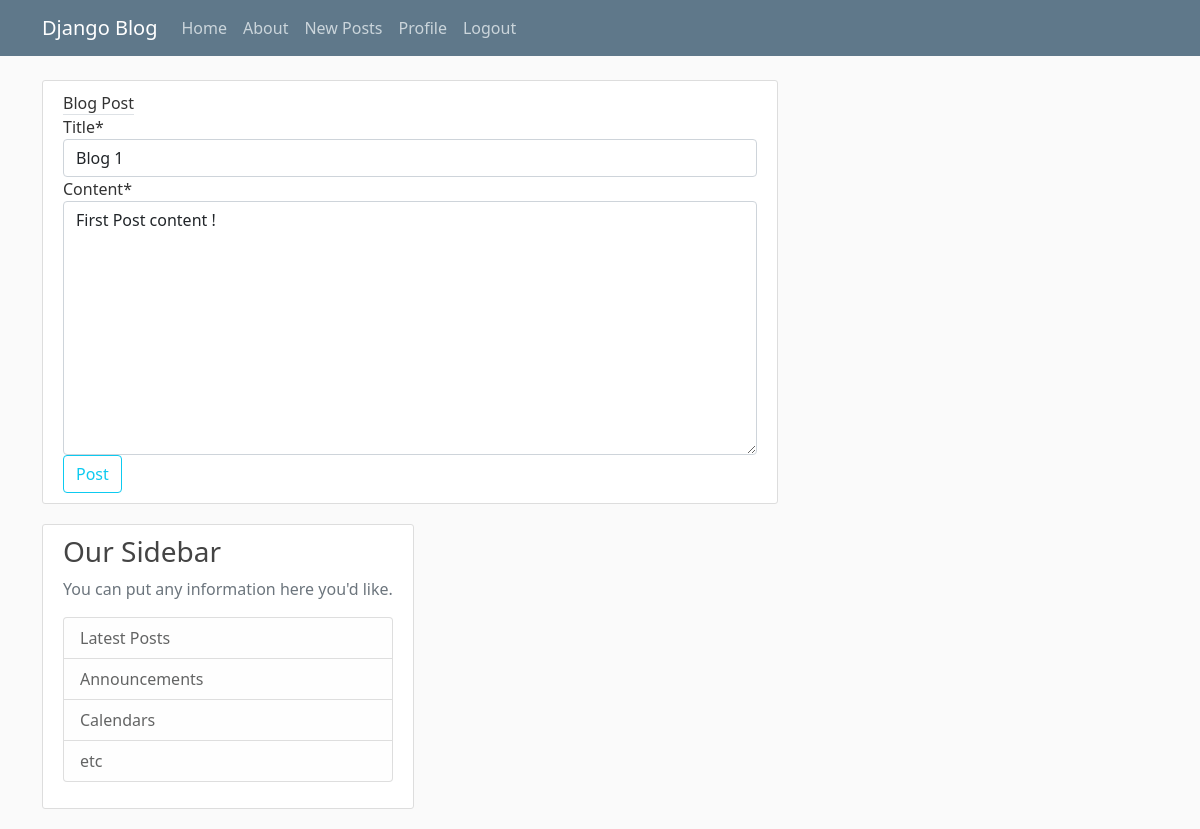
Before: /post/1/update/ (signed in) with the older database file.
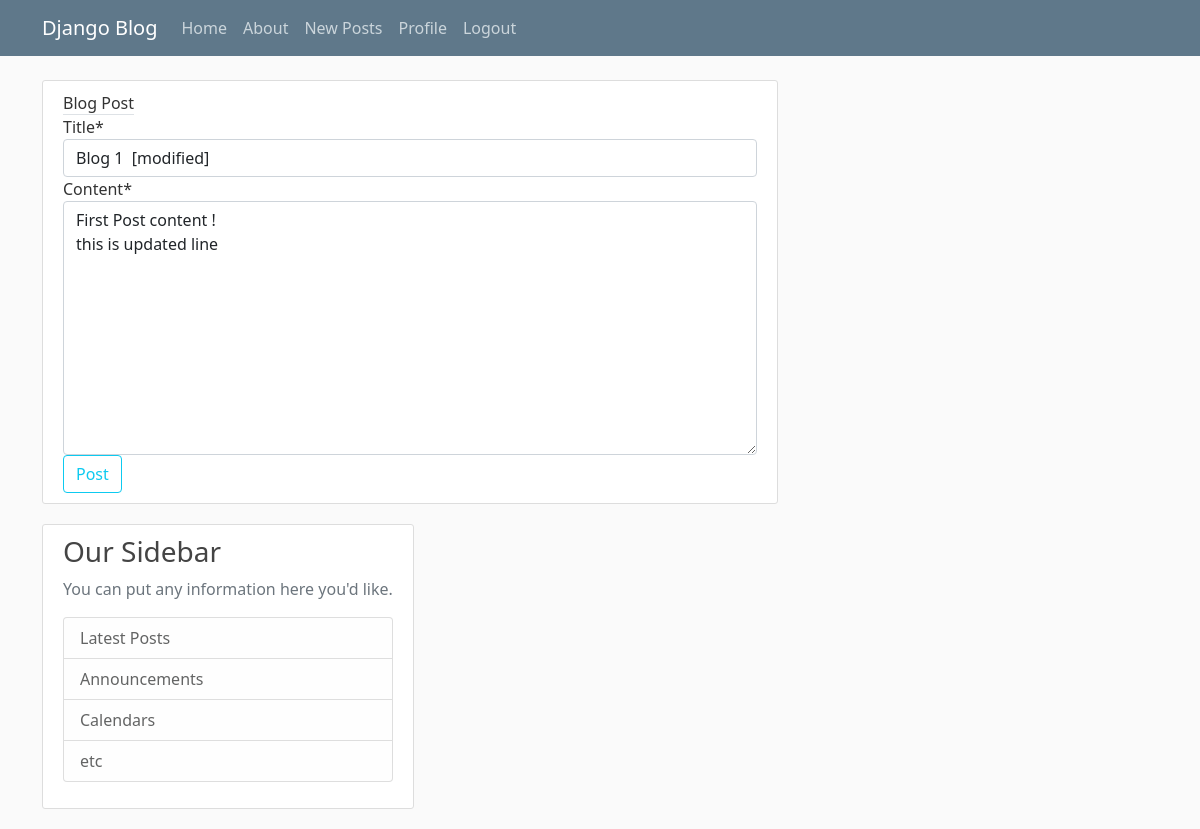
After: the same page with the newer database file.
### blog/models.py (models this page shows, shortened)
class Post(models.Model):
    title = models.CharField(max_length=100)
    content = models.TextField()
    date_posted = models.DateTimeField(default=timezone.now)
    author = models.ForeignKey(User, on_delete=models.CASCADE)

### blog/views.py (the view, shortened to what this page needs)
# urls.py: path('post/<int:pk>/update/', PostUpdateView.as_view(), name='post-update'),
class PostUpdateView(LoginRequiredMixin, UserPassesTestMixin, UpdateView):
    model = Post
    fields = ['title', 'content']
    def test_func(self):
        post = self.get_object()
        if self.request.user == post.author:
            return True
        return False

### blog/templates/blog/post_form.html (shortened to what this page needs)
{% extends 'blog/base.html' %}
{% load crispy_forms_tags %}
{% block content %}
    <div class="content-section">
        <form method="POST">
            <fieldset class="form-group">
                <legends class="border-bottom mb-4"> Blog Post</legends>
                {{ form|crispy }}
            </fieldset>
            <div class ="form-group">
                <button class="btn btn-outline-info" type  ="submit"> Post </botton>
            </div>
        </form>
        </div>
    </div>
{% endblock content %}

Changed rows visible on the page:
changed Post: title "Blog 1" → "Blog 1 [modified]"; content "First Post content !" → "First Post content ! this is updated line"
